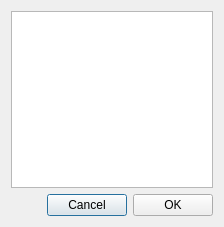
<?xml version="1.0" encoding="UTF-8"?>
<ui version="4.0">
 <class>speciesGroupDlg</class>
 <widget class="QDialog" name="speciesGroupDlg">
  <property name="geometry">
   <rect>
    <x>0</x>
    <y>0</y>
    <width>224</width>
    <height>227</height>
   </rect>
  </property>
  <property name="windowTitle">
   <string>Select a species group</string>
  </property>
  <layout class="QVBoxLayout" name="verticalLayout">
   <item>
    <widget class="QListWidget" name="listWidget"/>
   </item>
   <item>
    <layout class="QHBoxLayout" name="horizontalLayout_2">
     <property name="bottomMargin">
      <number>0</number>
     </property>
     <item>
      <spacer name="horizontalSpacer">
       <property name="orientation">
        <enum>Qt::Horizontal</enum>
       </property>
       <property name="sizeHint" stdset="0">
        <size>
         <width>40</width>
         <height>20</height>
        </size>
       </property>
      </spacer>
     </item>
     <item>
      <widget class="QPushButton" name="cancelBtn">
       <property name="text">
        <string>Cancel</string>
       </property>
      </widget>
     </item>
     <item>
      <widget class="QPushButton" name="okBtn">
       <property name="text">
        <string>OK</string>
       </property>
      </widget>
     </item>
    </layout>
   </item>
  </layout>
 </widget>
 <tabstops>
  <tabstop>okBtn</tabstop>
  <tabstop>cancelBtn</tabstop>
  <tabstop>listWidget</tabstop>
 </tabstops>
 <resources/>
 <connections/>
</ui>
